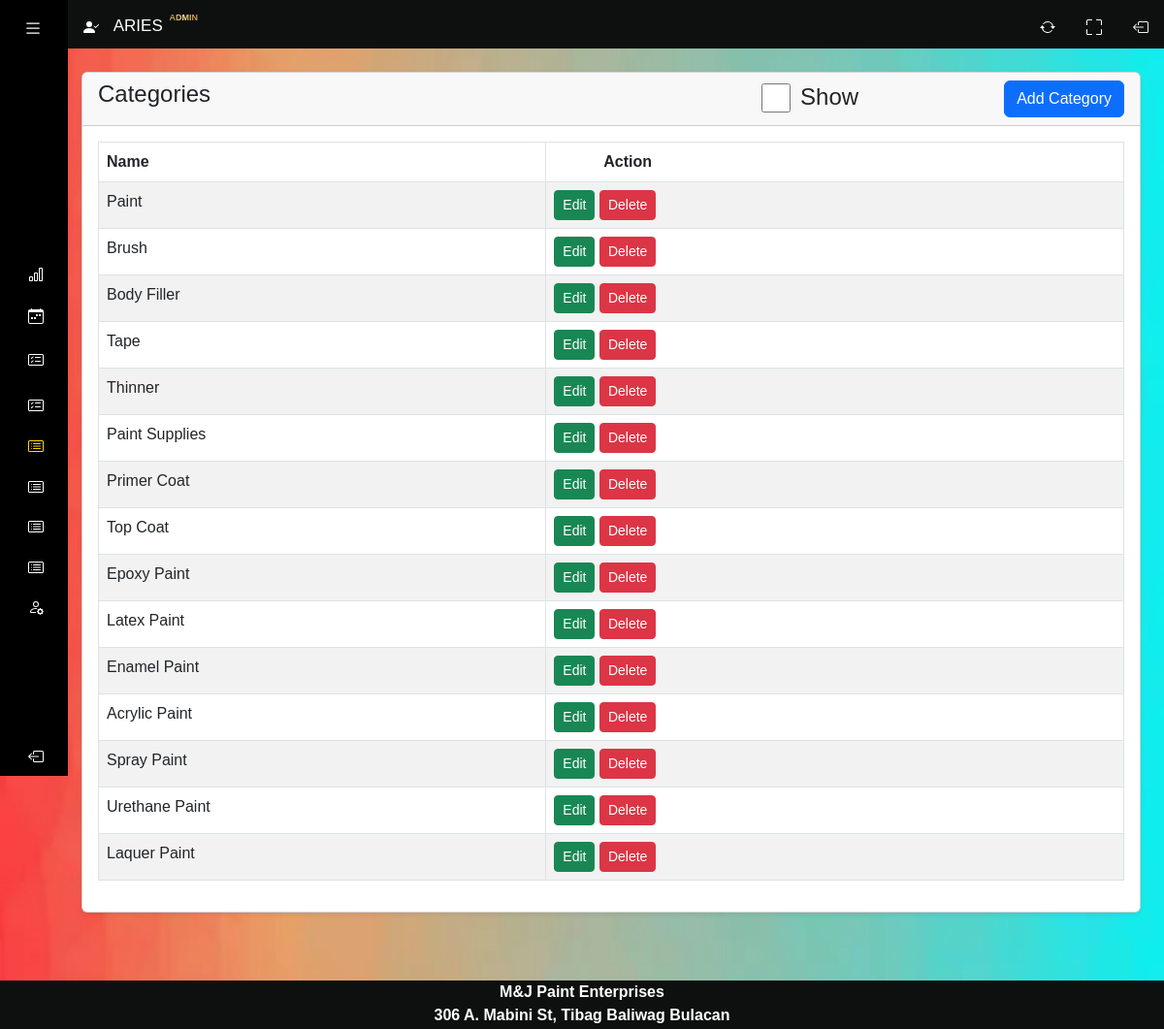
The app's page /system/categories.php (signed in) with its own data.
### tables this page shows
CREATE TABLE `categories` (
  `id` int(11) NOT NULL,
  `name` varchar(99) NOT NULL,
  `description` mediumtext DEFAULT NULL
);

### system/config/function.php (called while the page is built, shortened)
<?php
require 'connection.php';
function validate($inputData){
    global $conn;
    $validatedData = mysqli_real_escape_string($conn, $inputData);
    $data = trim($validatedData);
    return htmlspecialchars($data);
}
function getAll($tableName){
    global $conn;
    $table = validate($tableName);
        $query = "SELECT * FROM $table";
    return mysqli_query($conn, $query);
}
?>

### system/categories.php (the view, shortened to what this page needs)
<?php include('includes/header.php'); ?>
<div class="container-fluid px-4 main-cards">
  <div class="card mt-4 shadow-sm">
    <div class="card-header">
      <h4 class="mb-0">Categories
      <?php if($_SESSION['LoggedInUser']['can_create'] == 1):?>
        <a href="categories-create.php" class="btn btn-primary float-end">Add Category</a>
        <?php else:?>
        <?php endif;?>
        <label class="float-end"style="margin-top: 3px;  margin-right: 150px;">Show</label>
        <input type="checkbox" id="showCheckbox" class=" float-end" style="width:30px;height:30px; margin-right: 10px; margin-top: 3px;">
      </h4>
    </div>
            <?php
            $categories = getAll('categories');
            ?>
    <div class="card-body" id="myTable1" style="display: block;">
      <div class="table-responsive">
        <table id="myTable" class="table table-striped table-bordered">
          <thead>
            <tr>
              <th>Name</th>
              <?php if($_SESSION['LoggedInUser']['can_edit'] == 1 || $_SESSION['LoggedInUser']['can_delete'] == 1):?>
              <th style="padding-left: 59px;
              padding-right: 50px;
              ">Action</th>
              <?php else:?>
              <?php endif; ?>
            </tr>
          <tbody>
            <?php
            $categories = getAll('categories');
            if (mysqli_num_rows($categories) > 0) {
            ?>
              <?php foreach ($categories as $item) : ?>
                <tr>
                  <td><?= $item['name'] ?></td>
                  <?php if($_SESSION['LoggedInUser']['can_edit'] == 1 || $_SESSION['LoggedInUser']['can_delete'] == 1):?>
                  <td>
                  <?php else:?>
                  <?php endif; ?>
                  <?php if($_SESSION['LoggedInUser']['can_edit'] == 1):?>
                    <a href="categories-edit.php?id=<?= $item['id'] ?>" class="btn btn-success btn-sm">Edit</a>
                  <?php else:?>
                  <?php endif; ?>
                 <?php if($_SESSION['LoggedInUser']['can_delete'] == 1):?>
                    <a href="categories-delete.php?id=<?= $item['id'] ?>" class="btn btn-danger btn-sm"
                    onclick="return confirm('Are you sure you want to delete it?')"
                    >Delete</a>
                  <?php else:?>
                  <?php endif; ?>
                  </td>
                </tr>
              <?php endforeach; ?>
            <?php
            } else {
            ?>
              <tr>
                <td colspan="4"> No Record Found</td>
              </tr>
            <?php
            }
            ?>
          </tbody>
        </table>
      </div>
    </div>
  </div>
</div>
<?php include('includes/footer.php'); ?>

### system/css/homepage.css (style rules this page uses)
body { background-image: url('../images/loginbackground.jpg'); background-repeat: no-repeat; background-attachment: fixed; background-size: 100% 100%; background-color: #333; color: #333; overflow-x: hidden; }
.main-cards { margin-top: 50px; margin-left: 60px; }
a { text-decoration: none; }
body { font-family: 'Poppins', sans-serif; }

### records on screen
categories: name "Paint"
categories: name "Brush"
categories: name "Body Filler"
categories: name "Tape"
categories: name "Thinner"
categories: name "Paint Supplies"
categories: name "Primer Coat"
categories: name "Top Coat"
categories: name "Epoxy Paint"
categories: name "Latex Paint"
categories: name "Enamel Paint"
categories: name "Acrylic Paint"
categories: name "Spray Paint"
categories: name "Urethane Paint"
categories: name "Laquer Paint"

### other values on screen
$_SESSION['LoggedInUser']['name'] "ARIES"
